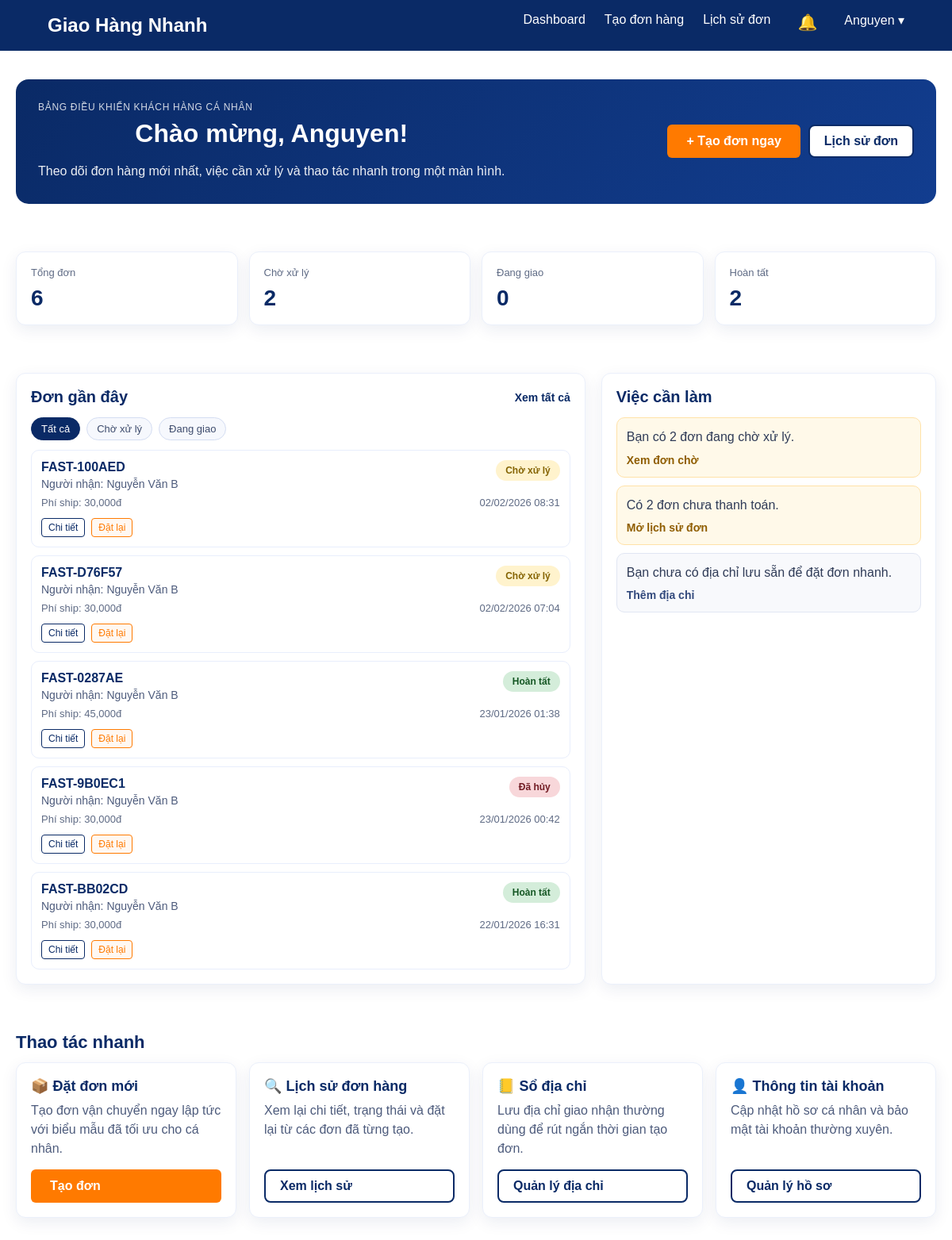
The app's page /public/dashboard.php (signed in) with its own data.
### tables this page shows
CREATE TABLE `orders` (
  `id` int(11) NOT NULL,
  `order_code` varchar(20) NOT NULL,
  `user_id` int(11) DEFAULT NULL,
  `shipper_id` int(11) DEFAULT NULL,
  `pickup_address` text DEFAULT NULL,
  `name` varchar(100) NOT NULL,
  `phone` varchar(20) DEFAULT NULL,
  `receiver_name` varchar(100) NOT NULL,
  `receiver_phone` varchar(20) NOT NULL,
  `delivery_address` text NOT NULL,
  `is_corporate` tinyint(1) DEFAULT 0 COMMENT '0: Cá nhân, 1: Công ty',
  `company_name` varchar(255) DEFAULT NULL,
  `company_email` varchar(100) DEFAULT NULL,
  `company_tax_code` varchar(50) DEFAULT NULL,
  `company_address` text DEFAULT NULL,
  `company_bank_info` text DEFAULT NULL,
  `cancel_reason` text DEFAULT NULL,
  `package_type` varchar(50) DEFAULT 'other',
  `service_type` varchar(50) NOT NULL DEFAULT 'standard',
  `weight` decimal(10,2) DEFAULT 0.00,
  `cod_amount` decimal(15,2) DEFAULT 0.00,
  `shipping_fee` decimal(15,2) DEFAULT 0.00,
  `pickup_time` datetime DEFAULT NULL,
  `note` text DEFAULT NULL,
  `payment_method` varchar(50) NOT NULL DEFAULT 'cod' COMMENT 'Phương thức thanh toán (cod, bank_transfer)',
  `payment_status` varchar(50) NOT NULL DEFAULT 'unpaid' COMMENT 'Trạng thái thanh toán (unpaid, paid)',
  `shipper_note` text DEFAULT NULL,
  `admin_note` text DEFAULT NULL,
  `pod_image` varchar(255) DEFAULT NULL,
  `status` enum('pending','shipping','completed','cancelled') DEFAULT 'pending',
  `rating` int(11) DEFAULT NULL,
  `feedback` text DEFAULT NULL,
  `created_at` timestamp NOT NULL DEFAULT current_timestamp()
);

### public/dashboard.php (the view, shortened to what this page needs)
<?php
require_once __DIR__ . '/../config/db.php';
$user_id = (int) $_SESSION['user_id'];
$dashboard_stats = [
    'total' => 0,
    'pending' => 0,
    'shipping' => 0,
    'completed' => 0,
    'cancelled' => 0
];
$unpaid_orders = 0;
$saved_address_count = 0;
$recent_orders = [];
$recent_status_filter = $_GET['recent_status'] ?? 'all';
$recent_filter_labels = [
    'all' => 'Tất cả',
    'pending' => 'Chờ xử lý',
    'shipping' => 'Đang giao'
];
$stats_sql = "SELECT
    COUNT(*) AS total_orders,
    COALESCE(SUM(status = 'pending'), 0) AS pending_orders,
    COALESCE(SUM(status = 'shipping'), 0) AS shipping_orders,
    COALESCE(SUM(status = 'completed'), 0) AS completed_orders,
    COALESCE(SUM(status = 'cancelled'), 0) AS cancelled_orders
    FROM orders
    WHERE user_id = ?";
$stmt_stats = $conn->prepare($stats_sql);
if ($stmt_stats) {
    $stmt_stats->bind_param("i", $user_id);
    $stmt_stats->execute();
    $stats_row = $stmt_stats->get_result()->fetch_assoc();
    if ($stats_row) {
        $dashboard_stats['total'] = (int) ($stats_row['total_orders'] ?? 0);
        $dashboard_stats['pending'] = (int) ($stats_row['pending_orders'] ?? 0);
        $dashboard_stats['shipping'] = (int) ($stats_row['shipping_orders'] ?? 0);
        $dashboard_stats['completed'] = (int) ($stats_row['completed_orders'] ?? 0);
        $dashboard_stats['cancelled'] = (int) ($stats_row['cancelled_orders'] ?? 0);
    }
}
$stmt_unpaid = $conn->prepare("SELECT COUNT(*) AS total FROM orders WHERE user_id = ? AND payment_status = 'unpaid' AND status <> 'cancelled'");
if ($stmt_unpaid) {
    $stmt_unpaid->bind_param("i", $user_id);
    $stmt_unpaid->execute();
    $unpaid_row = $stmt_unpaid->get_result()->fetch_assoc();
    $unpaid_orders = (int) ($unpaid_row['total'] ?? 0);
}
$stmt_address = $conn->prepare("SELECT COUNT(*) AS total FROM saved_addresses WHERE user_id = ?");
if ($stmt_address) {
    $stmt_address->bind_param("i", $user_id);
    $stmt_address->execute();
    $address_row = $stmt_address->get_result()->fetch_assoc();
    $saved_address_count = (int) ($address_row['total'] ?? 0);
}
$recent_sql = "SELECT id, order_code, receiver_name, shipping_fee, status, payment_status, created_at FROM orders WHERE user_id = ?";
$recent_params = [$user_id];
$recent_types = "i";
$recent_sql .= " ORDER BY created_at DESC LIMIT 5";
$stmt_recent = $conn->prepare($recent_sql);
if ($stmt_recent) {
    $stmt_recent->bind_param($recent_types, ...$recent_params);
    $stmt_recent->execute();
    $recent_result = $stmt_recent->get_result();
    while ($row = $recent_result->fetch_assoc()) {
        $recent_orders[] = $row;
    }
}
$status_labels = [
    'pending' => 'Chờ xử lý',
    'shipping' => 'Đang giao',
    'completed' => 'Hoàn tất',
    'cancelled' => 'Đã hủy'
];
$todo_items = [];
if ($dashboard_stats['pending'] > 0) {
    $todo_items[] = [
        'type' => 'warning',
        'message' => "Bạn có {$dashboard_stats['pending']} đơn đang chờ xử lý.",
        'cta' => 'Xem đơn chờ',
        'link' => 'order_history.php?status=pending'
    ];
}
if ($unpaid_orders > 0) {
    $todo_items[] = [
        'type' => 'warning',
        'message' => "Có {$unpaid_orders} đơn chưa thanh toán.",
        'cta' => 'Mở lịch sử đơn',
        'link' => 'order_history.php'
    ];
}
if ($saved_address_count === 0) {
    $todo_items[] = [
        'type' => 'neutral',
        'message' => 'Bạn chưa có địa chỉ lưu sẵn để đặt đơn nhanh.',
        'cta' => 'Thêm địa chỉ',
        'link' => 'address_book.php'
    ];
}
?>
<!DOCTYPE html>
<html lang="vi">
<head>
    <link rel="stylesheet" href="assets/css/styles.css?v=<?php echo time(); ?>">
</head>
<body>
    <?php include __DIR__ . '/../includes/header_user.php'; ?>
    <main class="container customer-dashboard">
        <section class="dashboard-hero">
            <div>
                <p class="dashboard-eyebrow">Bảng điều khiển khách hàng cá nhân</p>
                <h2 class="section-title dashboard-title">Chào mừng, <?php echo htmlspecialchars($_SESSION['username']); ?>!</h2>
                <p class="dashboard-subtitle">Theo dõi đơn hàng mới nhất, việc cần xử lý và thao tác nhanh trong một màn hình.</p>
            </div>
            <div class="dashboard-hero-actions">
                <a href="create_order.php" class="btn-primary">+ Tạo đơn ngay</a>
                <a href="order_history.php" class="dashboard-btn-outline">Lịch sử đơn</a>
            </div>
        </section>
        <section class="dashboard-kpi-grid" aria-label="Thống kê đơn hàng">
            <article class="dashboard-kpi-card">
                <p>Tổng đơn</p>
                <strong><?php echo number_format($dashboard_stats['total']); ?></strong>
            </article>
            <article class="dashboard-kpi-card">
                <p>Chờ xử lý</p>
                <strong><?php echo number_format($dashboard_stats['pending']); ?></strong>
            </article>
            <article class="dashboard-kpi-card">
                <p>Đang giao</p>
                <strong><?php echo number_format($dashboard_stats['shipping']); ?></strong>
            </article>
            <article class="dashboard-kpi-card">
                <p>Hoàn tất</p>
                <strong><?php echo number_format($dashboard_stats['completed']); ?></strong>
            </article>
        </section>
        <section class="dashboard-main-grid">
            <article class="dashboard-panel">
                <div class="dashboard-panel-head">
                    <h3>Đơn gần đây</h3>
                    <div class="dashboard-panel-head-actions">
                        <a href="order_history.php">Xem tất cả</a>
                    </div>
                </div>
                <div class="dashboard-quick-filters">
                    <?php foreach ($recent_filter_labels as $filter_key => $filter_label): ?>
                        <a href="dashboard.php?recent_status=<?php echo urlencode($filter_key); ?>"
                            class="dashboard-filter-chip <?php echo ($recent_status_filter === $filter_key) ? 'is-active' : ''; ?>">
                            <?php echo htmlspecialchars($filter_label); ?>
                        </a>
                    <?php endforeach; ?>
                </div>
                <?php if (!empty($recent_orders)): ?>
                    <div class="dashboard-order-list">
                        <?php foreach ($recent_orders as $order): ?>
                            <?php
                            $status_key = in_array($order['status'], ['pending', 'shipping', 'completed', 'cancelled'], true) ? $order['status'] : 'pending';
                            $status_text = $status_labels[$status_key] ?? ucfirst($status_key);
                            ?>
                            <article class="dashboard-order-item">
                                <div class="dashboard-order-main">
                                    <div>
                                        <p class="order-code"><?php echo htmlspecialchars($order['order_code']); ?></p>
                                        <p class="order-receiver">Người nhận: <?php echo htmlspecialchars($order['receiver_name']); ?></p>
                                    </div>
                                    <span class="status-badge status-<?php echo $status_key; ?>"><?php echo $status_text; ?></span>
                                </div>
                                <div class="dashboard-order-meta">
                                    <span>Phí ship: <?php echo number_format((float) $order['shipping_fee']); ?>đ</span>
                                    <span><?php echo date('d/m/Y H:i', strtotime($order['created_at'])); ?></span>
                                </div>
                                <div class="dashboard-order-actions">
                                    <a href="customer_order_detail.php?id=<?php echo (int) $order['id']; ?>" class="btn-sm btn-outline">Chi tiết</a>
                                    <a href="create_order.php?reorder_id=<?php echo (int) $order['id']; ?>" class="btn-sm dashboard-reorder-btn">Đặt lại</a>
                                </div>
                            </article>
                        <?php endforeach; ?>
                    </div>
                <?php endif; ?>
            </article>
            <aside class="dashboard-panel">
                <div class="dashboard-panel-head">
                    <h3>Việc cần làm</h3>
                </div>
                <div class="dashboard-todo-list">
                    <?php foreach ($todo_items as $todo): ?>
                        <article class="dashboard-todo-item dashboard-todo-<?php echo htmlspecialchars($todo['type']); ?>">
                            <p><?php echo htmlspecialchars($todo['message']); ?></p>
                            <a href="<?php echo htmlspecialchars($todo['link']); ?>"><?php echo htmlspecialchars($todo['cta']); ?></a>
                        </article>
                    <?php endforeach; ?>
                </div>
            </aside>
        </section>
        <section>
            <h3 class="dashboard-section-subtitle">Thao tác nhanh</h3>
            <div class="dashboard-actions-grid">
                <article class="dashboard-action-card">
                    <h4>📦 Đặt đơn mới</h4>
                    <p>Tạo đơn vận chuyển ngay lập tức với biểu mẫu đã tối ưu cho cá nhân.</p>
                    <a href="create_order.php" class="btn-primary">Tạo đơn</a>
                </article>
                <article class="dashboard-action-card">
                    <h4>🔍 Lịch sử đơn hàng</h4>
                    <p>Xem lại chi tiết, trạng thái và đặt lại từ các đơn đã từng tạo.</p>
                    <a href="order_history.php" class="dashboard-btn-outline">Xem lịch sử</a>
                </article>
                <article class="dashboard-action-card">
                    <h4>📒 Sổ địa chỉ</h4>
                    <p>Lưu địa chỉ giao nhận thường dùng để rút ngắn thời gian tạo đơn.</p>
                    <a href="address_book.php" class="dashboard-btn-outline">Quản lý địa chỉ</a>
                </article>
                <article class="dashboard-action-card">
                    <h4>👤 Thông tin tài khoản</h4>
                    <p>Cập nhật hồ sơ cá nhân và bảo mật tài khoản thường xuyên.</p>
                    <a href="profile.php" class="dashboard-btn-outline">Quản lý hồ sơ</a>
                </article>
            </div>
        </section>
    </main>
</body>
</html>

### public/assets/css/base/typography.css (style rules this page uses)
body { font-family: "Poppins", sans-serif; -webkit-font-smoothing: antialiased; -moz-osx-font-smoothing: grayscale; }

### public/assets/css/base/global.css (style rules this page uses)
.container { max-width: 1200px; margin: 0 auto; padding: 0 20px; }

### public/assets/css/components/buttons.css (style rules this page uses)
.btn-primary { display: inline-block; background-color: #ff7a00; color: #ffffff; padding: 12px 24px; border-radius: 6px; text-decoration: none; font-weight: 600; border: none; cursor: pointer; transition: background-color 0.3s ease, transform 0.2s ease; }
.btn-sm { padding: 4px 8px; font-size: 12px; border-radius: 4px; text-decoration: none; display: inline-block; margin-top: 2px; }
.btn-outline { border: 1px solid #0a2a66; color: #0a2a66; background: transparent; }

### public/assets/css/components/ui-kit.css (style rules this page uses)
.status-badge { padding: 6px 12px; border-radius: 20px; font-size: 12px; font-weight: 600; display: inline-block; }
.status-pending { background: #fff3cd; color: #856404; }
.status-completed { background: #d4edda; color: #155724; }
.status-cancelled { background: #f8d7da; color: #721c24; }

### public/assets/css/pages/landing.css (style rules this page uses)
.section-title { font-size: 36px; color: #0a2a66; margin-bottom: 12px; }
main { padding: 80px 40px; max-width: 900px; margin: 0 auto; }
main section { margin-bottom: 60px; }
main section h2.section-title { text-align: center; margin-bottom: 16px; font-size: 32px; color: #0a2a66; }

### records on screen
orders: order_code "FAST-100AED", receiver_name "Nguyễn Văn B", status "Chờ xử lý", shipping_fee "30,000", created_at "02/02/2026 08:31"
orders: order_code "FAST-D76F57", receiver_name "Nguyễn Văn B", status "Chờ xử lý", shipping_fee "30,000", created_at "02/02/2026 07:04"
orders: order_code "FAST-0287AE", receiver_name "Nguyễn Văn B", status "Hoàn tất", shipping_fee "45,000", created_at "23/01/2026 01:38"
orders: order_code "FAST-9B0EC1", receiver_name "Nguyễn Văn B", status "Đã hủy", shipping_fee "30,000", created_at "23/01/2026 00:42"
orders: order_code "FAST-BB02CD", receiver_name "Nguyễn Văn B", status "Hoàn tất", shipping_fee "30,000", created_at "22/01/2026 16:31"

### other values on screen
$_SESSION['username'] "Anguyen"
$dashboard_stats['total'] "6"
$dashboard_stats['pending'] "2"
$dashboard_stats['shipping'] "0"
$dashboard_stats['completed'] "2"
$filter_label "Tất cả"
$filter_label "Chờ xử lý"
$filter_label "Đang giao"
$todo['message'] "Bạn có 2 đơn đang chờ xử lý."
$todo['cta'] "Xem đơn chờ"
$todo['message'] "Có 2 đơn chưa thanh toán."
$todo['cta'] "Mở lịch sử đơn"
$todo['message'] "Bạn chưa có địa chỉ lưu sẵn để đặt đơn nhanh."
$todo['cta'] "Thêm địa chỉ"
